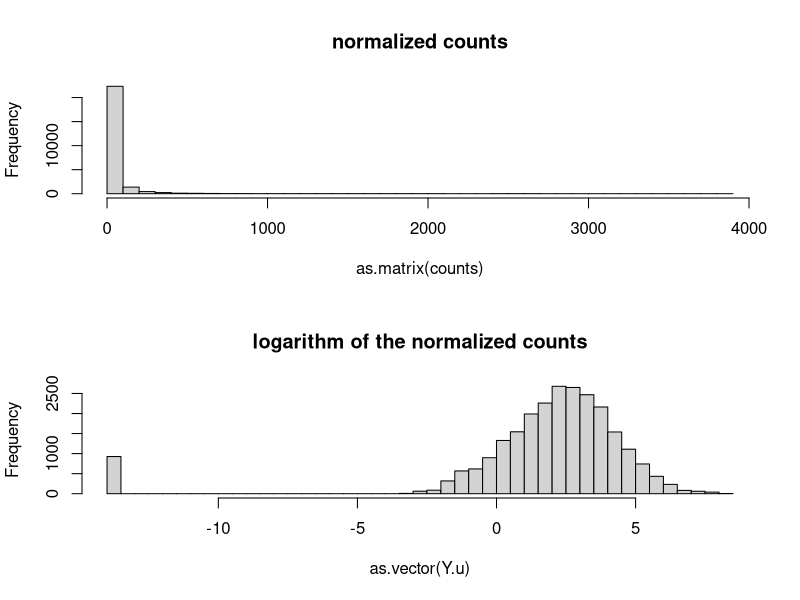
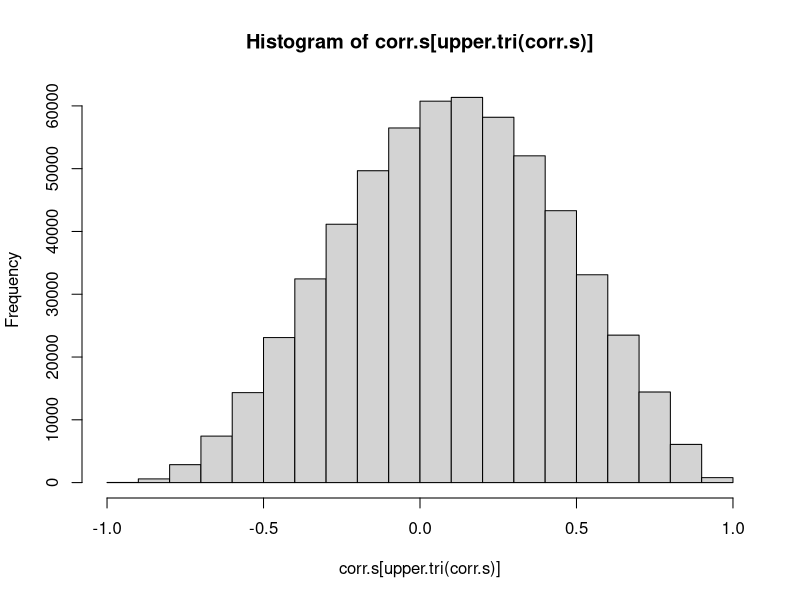
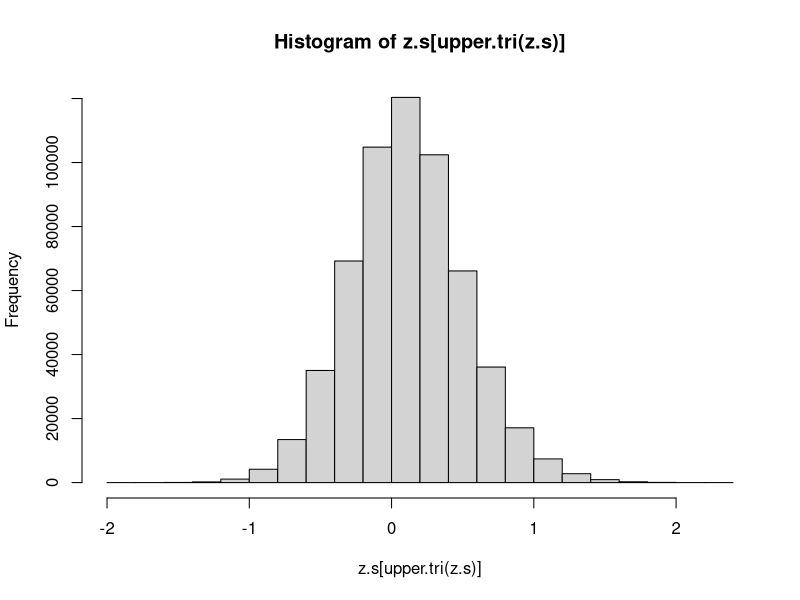
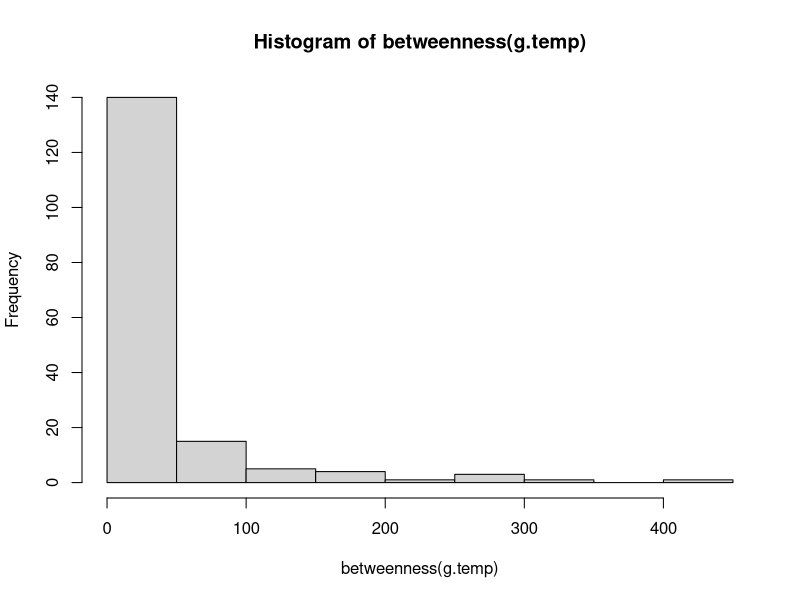
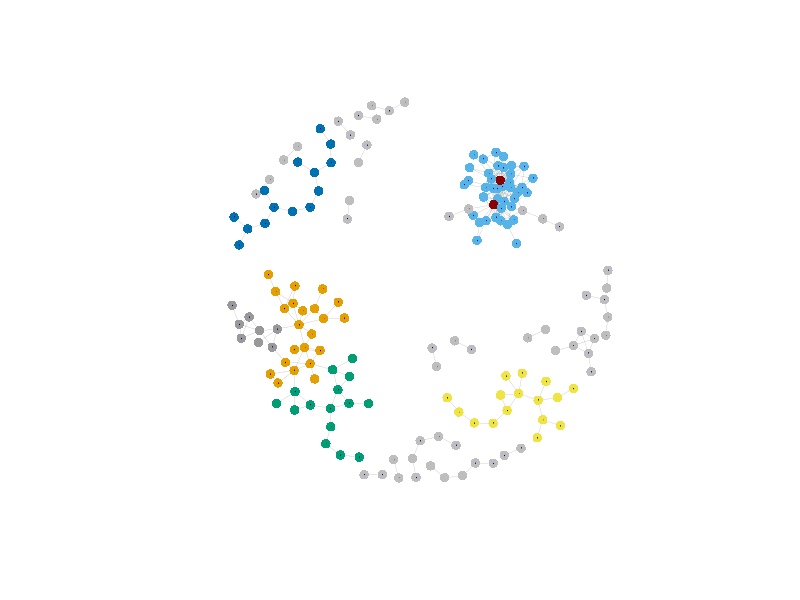

Here is the R script that generated these plots, in order:
## ---- chunk 1
#library(reshape)
#library(RCy3)
## ---- chunk 2
counts=read.csv ("t_only_all_4.csv", row.names=1)
head(counts)
dim(counts)
## ---- chunk 3
counts <- counts[rowSums(counts) > 0,]
dim(counts)
## ---- chunk 4
samples=colnames(counts)
genes=rownames(counts)
## ---- chunk 5
Y.u=t(log(counts+(1e-6)))
par(mfrow=c(2,1))
hist(as.matrix(counts), breaks=50, main="normalized counts")
hist(as.vector(Y.u), breaks=50, main="logarithm of the normalized counts")
par(mfrow=c(1,1))
## ---- chunk 6
corr.u=cor(Y.u)
dim(corr.u)
corr.s=cor(Y.u, method="spearman")
hist(corr.s[upper.tri(corr.s)])
## ---- chunk 7
n=ncol(counts)      ### NOTE: this is your sample size (library#)
z.s=0.5*log((1+corr.s)/(1-corr.s))
summary(z.s[upper.tri(z.s)])
hist(z.s[upper.tri(z.s)])
## ---- chunk 8
thre.z=qnorm(0.945)  ## normal quanitle
adjcent.z=abs(z.s)>thre.z  ## symmetric ajacency matrix: 1: there is an edge; 0 : there is no edge
diag(adjcent.z)=0  ## genes do not connect themselves in the network
rownames(adjcent.z)=rownames(corr.u)
colnames(adjcent.z)=colnames(corr.u)
sum(adjcent.z)/2
## ---- chunk 9
write.csv(adjcent.z, "t_only_all_4_0.945output.csv")
## ---- chunk 10
index=rowSums(adjcent.z)>0
weight.adjcent.z=adjcent.z[index,index]
library(igraph)
g.temp=graph.adjacency(weight.adjcent.z, mode="undirected", diag=FALSE)

community.fastgreedy=fastgreedy.community(g.temp)
community.fastgreedy

table(community.fastgreedy$membership)
## ---- chunk 11
hist(betweenness(g.temp))
b <- betweenness(g.temp, normalized=TRUE)
## ---- chunk 12
df.z.g=rowSums(weight.adjcent.z)
hub <- df.z.g
## ---- chunk 13
c <- community.fastgreedy$membership
## ---- chunk 14
key <- cbind(b, hub, c)
write.csv(data.frame(key),"t_only_all_4_0.945key.genes.csv")
## ---- chunk 15
V(g.temp)$color <- "gray57"
for(i in 1:length(unique(community.fastgreedy$membership))){
  V(g.temp)[community.fastgreedy$membership==i]$color=i
 
  if(length(which(community.fastgreedy$membership==i))<7){
    V(g.temp)[community.fastgreedy$membership==i]$color="grey"
  }
}
V(g.temp)[df.z.g>20]$color <- "darkred" # You may also want to play around with hub gene thresholds
v.label=rep("",length(V(g.temp)))
v.label=V(g.temp)$name  # if you want to put gene name
v.size=rep(5,length(V(g.temp)))
# v.size[V(g.temp)$name %in% "AP2"]=4 # if you want to change size of specific nodes
V(g.temp)$shape <- "circle"
pdf("t_only_all_4_0.945_GCN.pdf", useDingbats=FALSE)
plot(g.temp, layout=layout.kamada.kawai(g.temp), vertex.size=v.size, vertex.frame.color=NA,vertex.label=v.label, vertex.label.cex=0.05,edge.color="gray57", edge.width =0.2)
dev.off()
## ---- chunk 16

#write.graph(g.temp,"1706c_9553c_9492c_9775c_updated.91-20.gml","gml")
#createNetworkFromIgraph(g.temp,"t_only_all_4_0.945")
